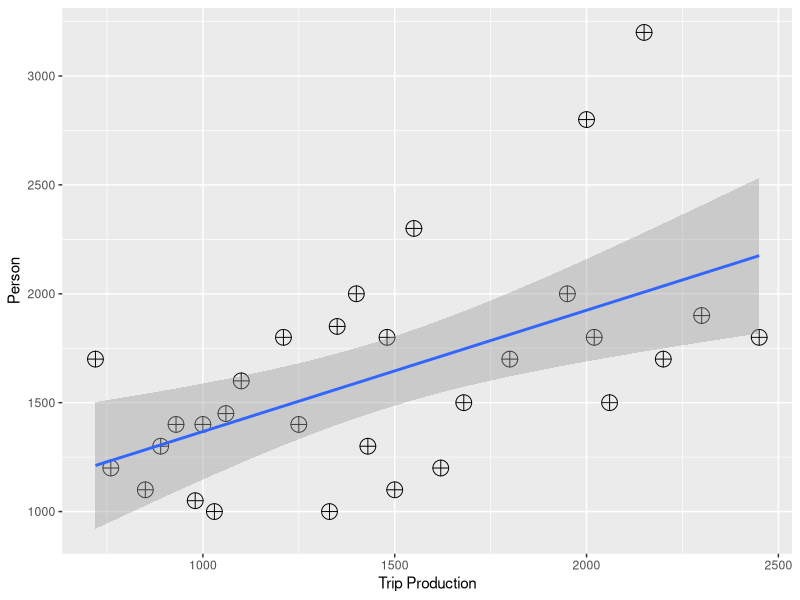
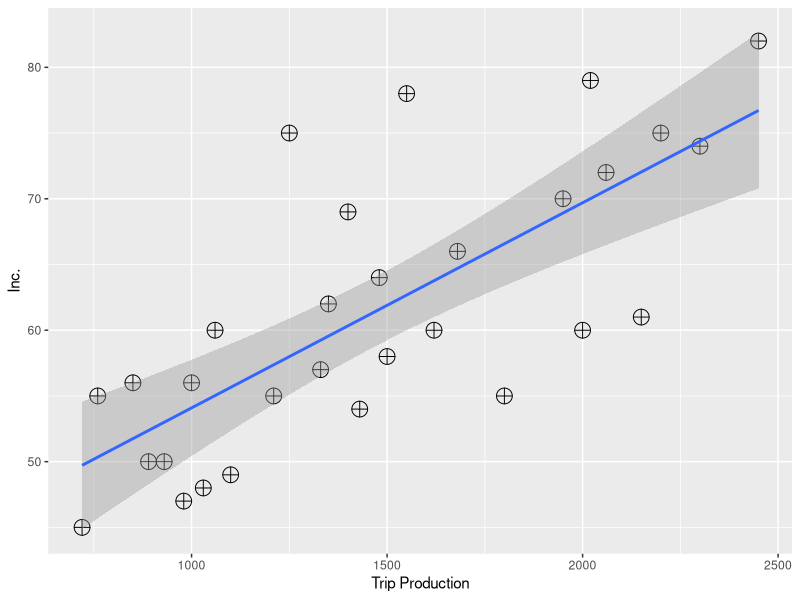
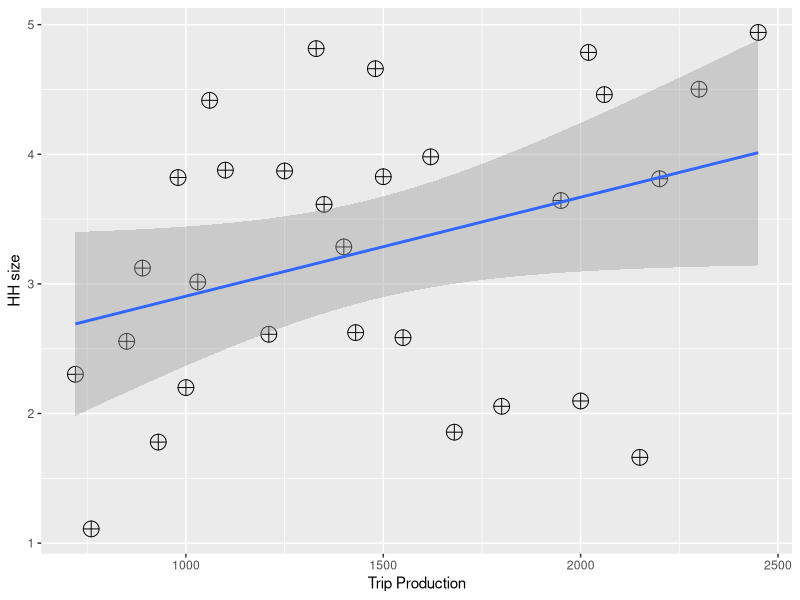
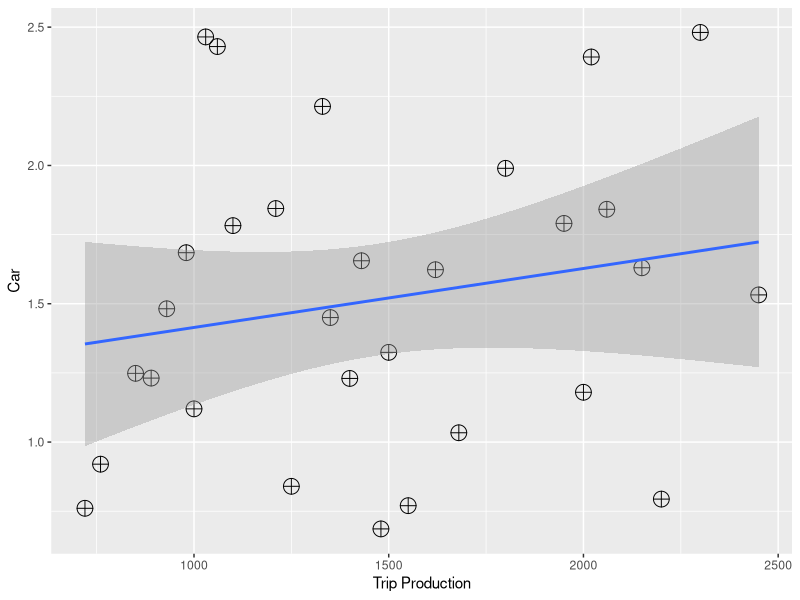
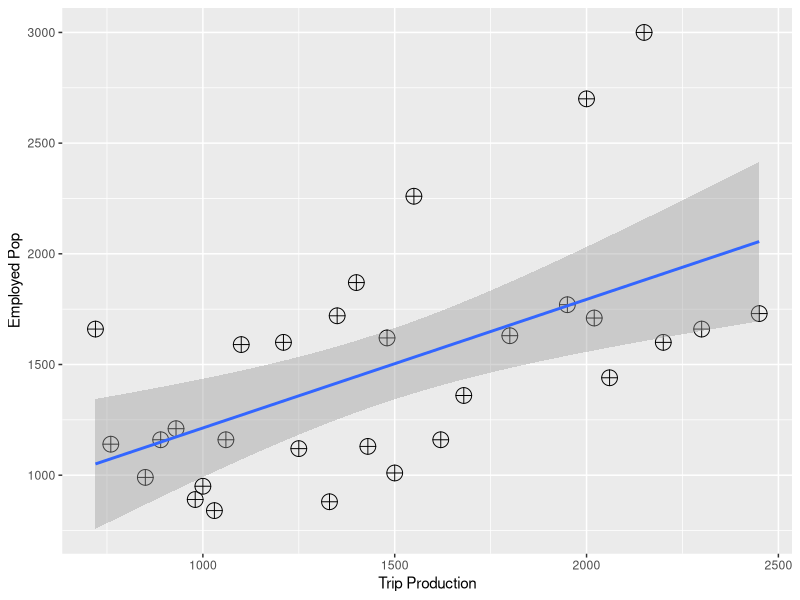
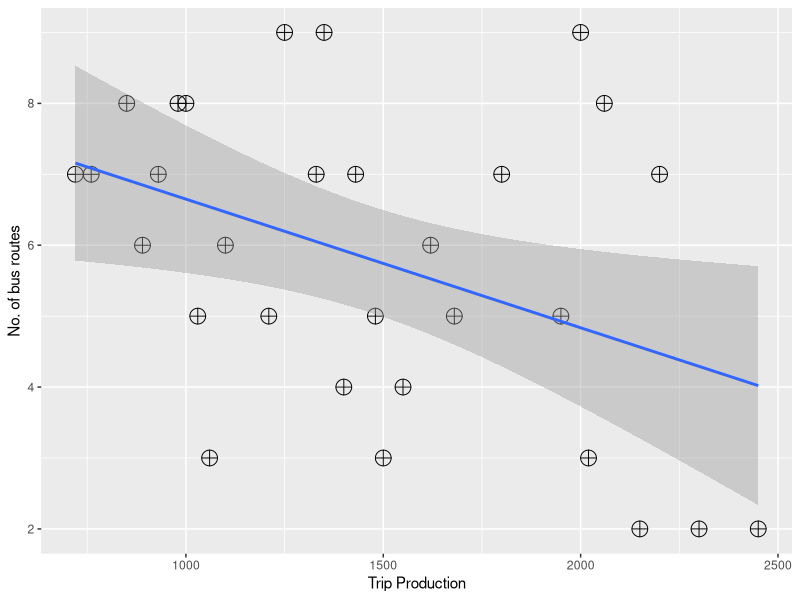

Source code (R) for these figures, in order:
## ---- chunk 1
## Loding required library

library(readxl)
library(ggplot2)
library(NLP)

trip.data <- read_xlsx("Trip Generation.xlsx")

head(trip.data)

ggplot(trip.data, aes(x = TP, y = Pop)) + geom_point(shape = 10, size = 5) + geom_smooth(method = lm) + labs(x = "Trip Production", y = "Person") 

LR.1 <- lm(TP ~ Pop, data = trip.data)

summary(LR.1)

ggplot(trip.data, aes(x = TP, y = Inc)) + geom_point(shape = 10, size = 5) + geom_smooth(method = lm) + labs(x = "Trip Production", y = "Inc.")

LR.2 <- lm(TP ~ Inc, data = trip.data)

summary(LR.2)

ggplot(trip.data, aes(x = TP, y = HH)) + geom_point(shape = 10, size = 5) + geom_smooth(method = lm) + labs(x = "Trip Production", y = "HH size")

LR.3 <- lm(TP ~ HH, data = trip.data)

summary(LR.3)

ggplot(trip.data, aes(x = TP, y = Car)) + geom_point(shape = 10, size = 5) + geom_smooth(method = lm) + labs(x = "Trip Production", y = "Car")

LR.4 <- lm(TP ~ Car, data = trip.data)

summary(LR.4)

ggplot(trip.data, aes(x = TP, y = Employ)) + geom_point(shape = 10, size = 5) + geom_smooth(method = lm) + labs(x = "Trip Production", y = "Employed Pop")

LR.5 <- lm(TP ~ Employ, data = trip.data)

summary(LR.5)

ggplot(trip.data, aes(x = TP, y = Bus)) + geom_point(shape = 10, size = 5) + geom_smooth(method = lm) + labs(x = "Trip Production", y = "No. of bus routes")

LR.6 <- lm(TP ~ Bus, data = trip.data)

summary(LR.6)
